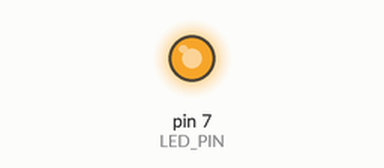
The sketch below on a simulated Arduino Uno, built with avr-gcc and run on an emulated ATmega328P. On the bench: output pins drawn as LEDs (lit = HIGH).

Above: at 0.05 s.
At 1.05 s:
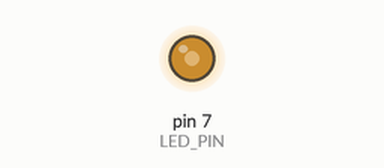
At 1.8 s:
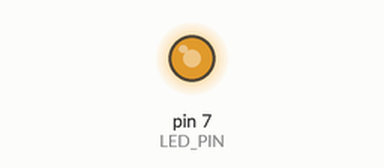
Timing chart, 0 to 5.2 s (numbered marks = the images above):
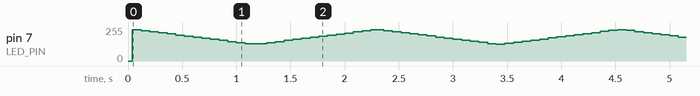

The sketch:

06C17.ino
```cpp
#define LED_PIN 7
#define Period 0.1 //ms

int set_period(float period) {
  return (period * 1000);
}

float set_duty(float duty) {
  return duty/100;
}

void analog_LED_write(float duty, float period) {
  digitalWrite(LED_PIN, 0);
  delayMicroseconds(period * duty);
  digitalWrite(LED_PIN, 1);
  delayMicroseconds(period * (1 - duty));
}

void Fade(int period) {
  for (float i = 0; i < 500000/period; i++) {
      analog_LED_write(set_duty(100*(i/(500000/period))), period);
  }
  for (float i = 500000/period; i >= 0; i--) {
      analog_LED_write(set_duty(100*(i/(500000/period))), period);
  }
}

void setup() {
  pinMode(LED_PIN, OUTPUT);
}

void loop() {
  Fade(set_period(Period));
}
```
